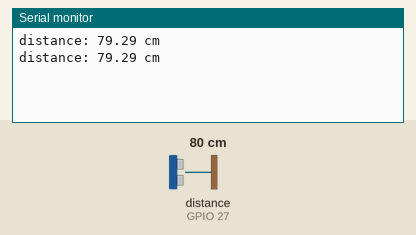
Recording of a sketch running on a simulated ESP32. Shown: the last lines printed to the serial monitor. Wiring (inferred from the names in the program): ultrasonic range finder: trigger GPIO 26; echo GPIO 27. The inputs (shaded band) are chosen by the test bench; at power-on: distance to the obstacle (sensor on GPIO 27) 80 cm. The echo pulse lasts 58.3 µs per cm.

Above: at 3.8 s.
3.9 s: distance to the obstacle (sensor on GPIO 27) set to 2 cm
At 6.6 s:
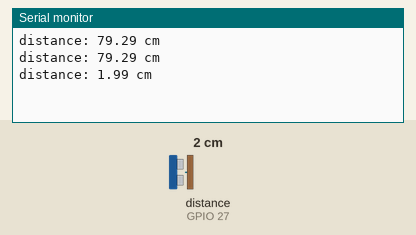
7.8 s: distance to the obstacle (sensor on GPIO 27) set to 4 cm
At 10.1 s:
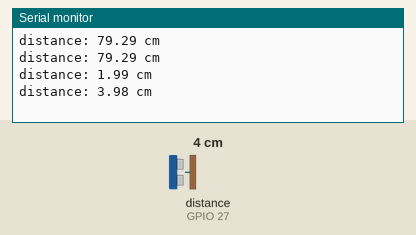
Timing chart, 0 to 11.6 s (numbered marks = the images above; inputs shaded):
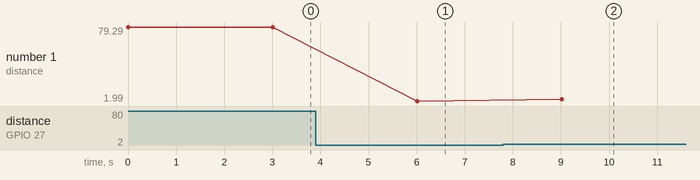

Measured:
- after the input at 3.9 s, the serial monitor: prints a new line after 2.1 s (image 1)
- after the input at 7.8 s, the serial monitor: prints a new line after 1.2 s (image 2)
- plotted number 1: 79.29 → 1.99 after the input at 3.9 s, 1.99 → 3.98 after the input at 7.8 s

The sketch:

esp32_echo.ino
```cpp
/*
 * This ESP32 code is created by esp32io.com
 *
 * This ESP32 code is released in the public domain
 *
 * For more detail (instruction and wiring diagram), visit https://esp32io.com/tutorials/esp32-ultrasonic-sensor
 */

#define TRIG_PIN 26 // 트리거핀 번호
#define ECHO_PIN 27 // 에코핀 번호

float duration_us, distance_cm;

void setup() {
  // begin serial port
  Serial.begin (9600);

  // 트리거핀을 출력으로
  pinMode(TRIG_PIN, OUTPUT);
  // 에코핀을 입력으로
  pinMode(ECHO_PIN, INPUT);
}

void loop() {
  // generate 10-microsecond pulse to TRIG pin
  digitalWrite(TRIG_PIN, HIGH);
  delayMicroseconds(10);
  digitalWrite(TRIG_PIN, LOW);

  // measure duration of pulse from ECHO pin
  duration_us = pulseIn(ECHO_PIN, HIGH);

  // 거리 계산
  distance_cm = 0.017 * duration_us;

  // print the value to Serial Monitor
  Serial.print("distance: ");
  Serial.print(distance_cm);
  Serial.println(" cm");

  delay(3000);
}
```
